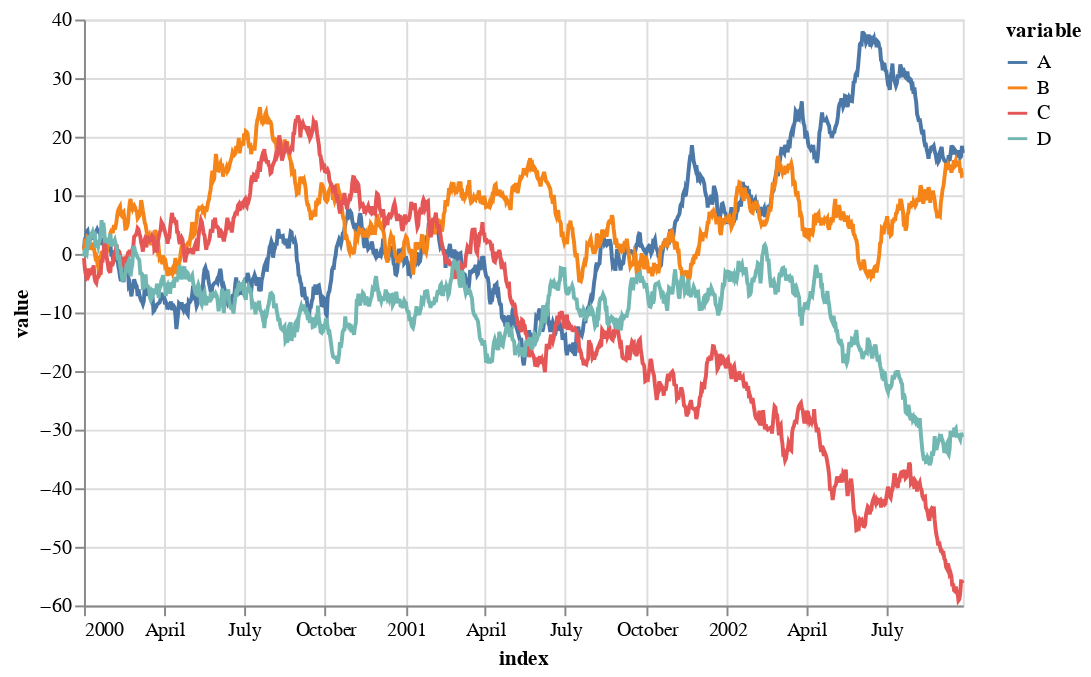

The cell this chart's notebook holds for it:
### Code cell
df.vgplot()

### Figure 1 — Vega-Lite specification as saved in the notebook (floating-point values rounded to 4 significant figures; data arrays with more than 128 entries replaced by an {"elided": "..."} marker saying what was removed)
{"$schema": "https://vega.github.io/schema/vega-lite/v2.4.3.json", "config": {"view": {"height": 300, "width": 400}}, "data": {"values": {"elided": "4000 records"}}, "encoding": {"color": {"field": "variable", "type": "nominal"}, "x": {"field": "index", "type": "temporal"}, "y": {"field": "value", "type": "quantitative"}}, "height": 300, "mark": "line", "title": "", "width": 450}
